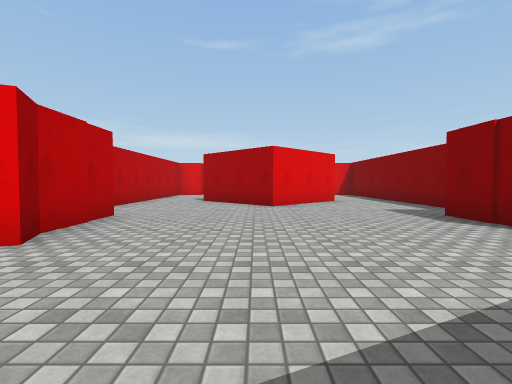
[1] (above)

19 first-person views from a walk through a Unity game level. The camera is 1.2 m above the floor, tilts 2° down and sees 85° across. The floor is counted in squares, 2 m on a side. Each view is taken from the middle of a square. On the plan, view 1 faces up. The plan holds only what a view shows up to about 9 squares ahead; the rest is blank. The place goes on beyond the plan. Surface patterns are stand-ins for the level's own textures.

[2]
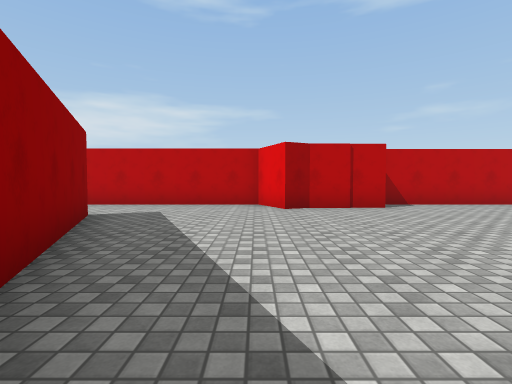

[3]
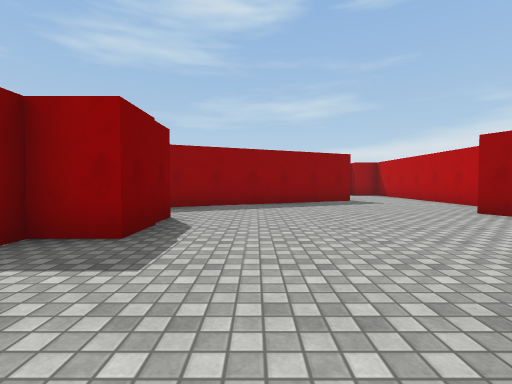

[4]
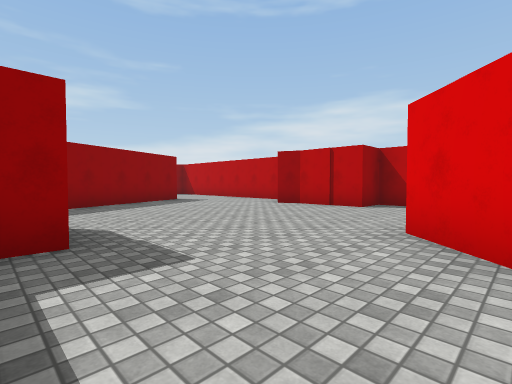

[5]
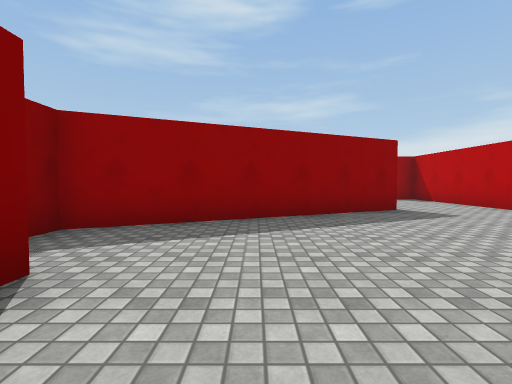

[6]
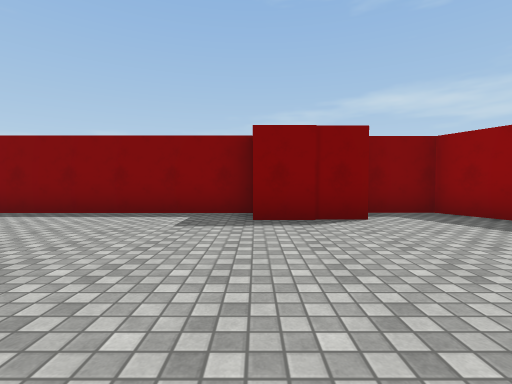

[7]
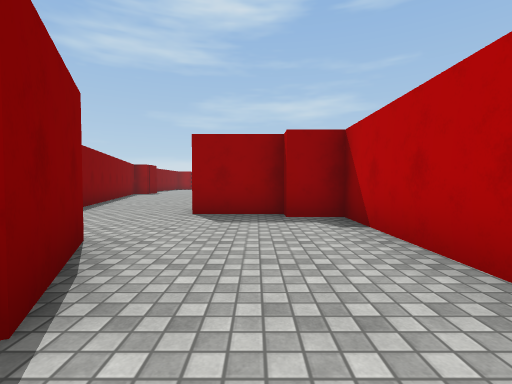

[8]
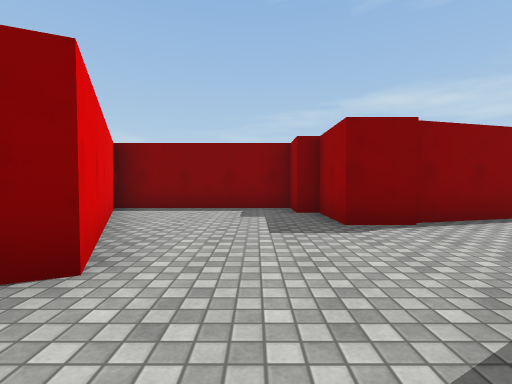

[9]
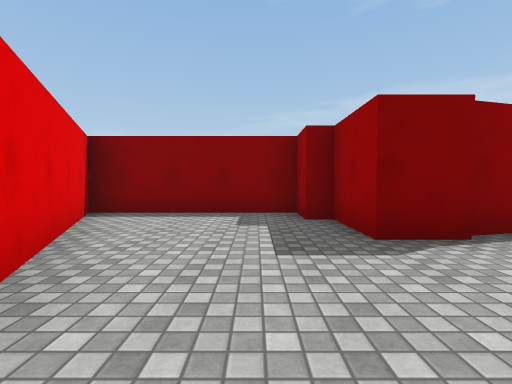

[10]
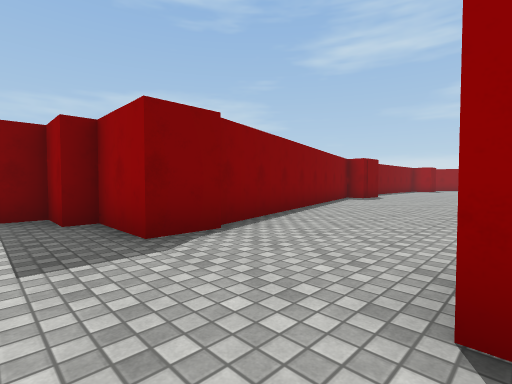

[11]
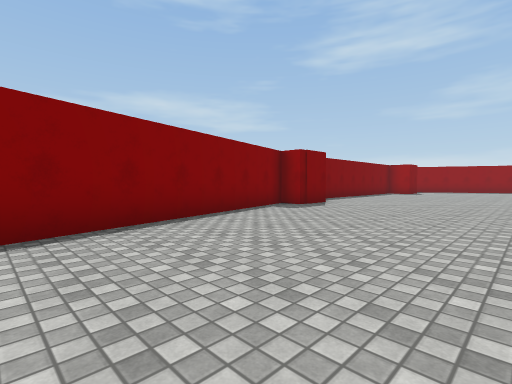

[12]
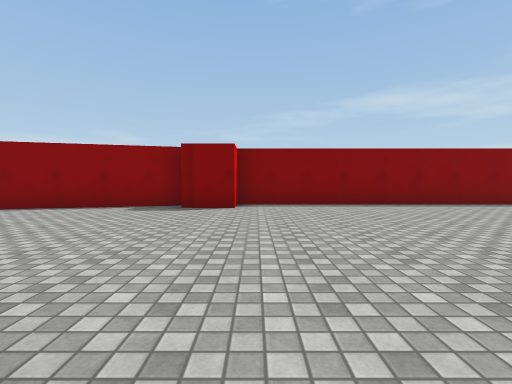

[13]
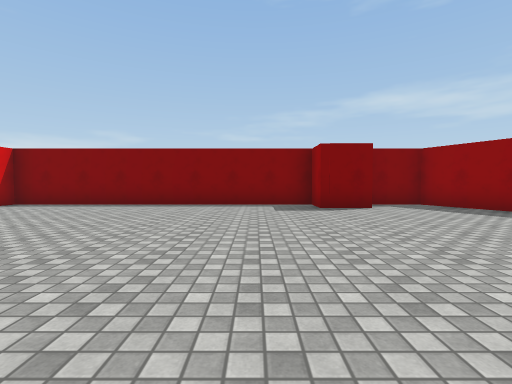

[14]
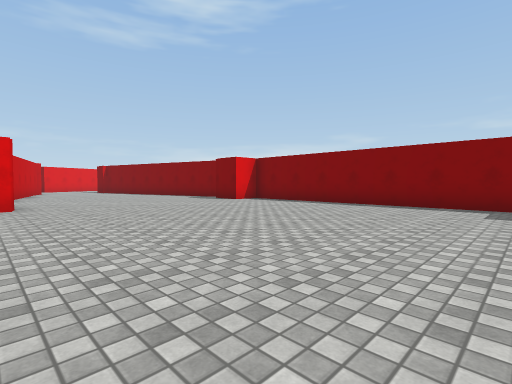

[15]
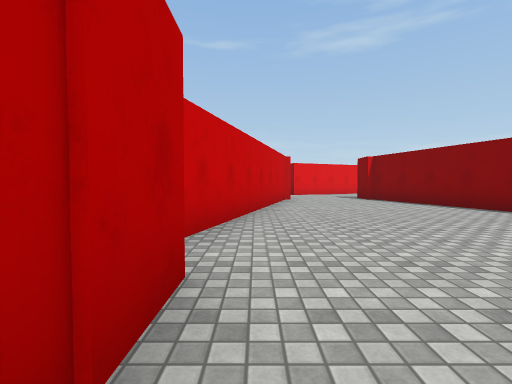

[16]
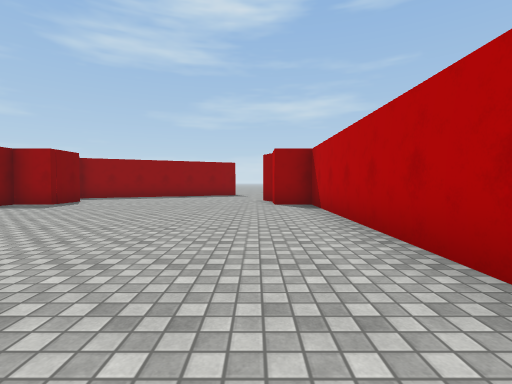

[17]
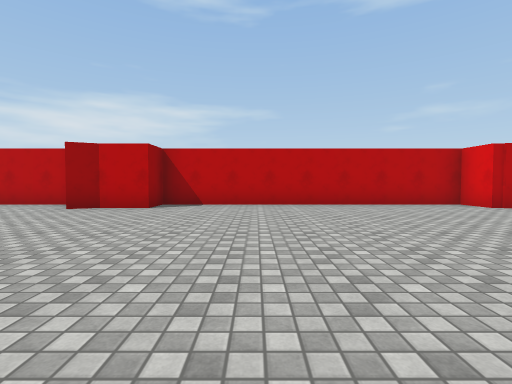

[18]
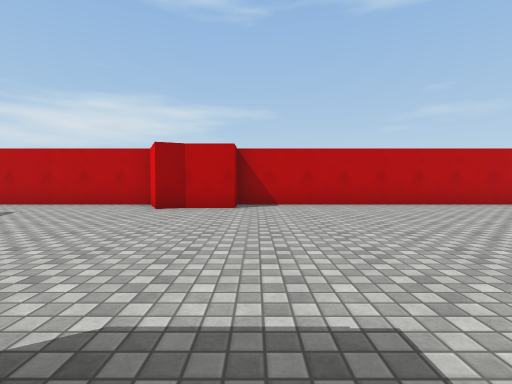

[19]
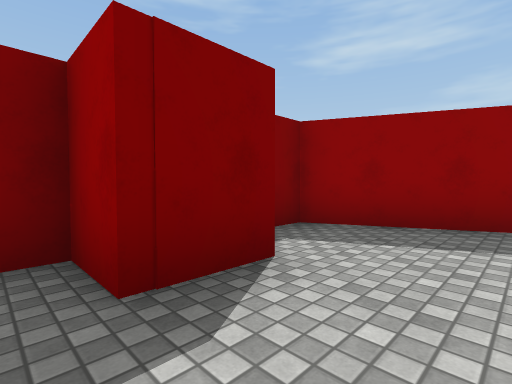

### Floor plan
Points are (right, up) in squares from view 1. A wall is a line through its corners. A room is listed if a view was taken in it or the views show most of it. See-through windows are left out.
Room 1 (views 1, 2, 3, 4, 5, 6, 7)
walls: (3.5, 3.1) (3.5, 5.1) (4.5, 5.1) (4.5, 9.5); (-1.1, -1.1) (4.5, 1.5) (4.5, 2.9); (2.5, 9) (0.4, 6.9) (-1.7, 9); (-3.5, 9) (-3.5, 5.1) (-2.5, 5.1) (-2.5, 3.2) (-2.2, 2.7) (-3.5, 2.1) (-3.5, -2.6)
ways out: opening at (-2.5, -1.5) to room 2
Room 2 (views 8, 9, 10)
walls: (1.9, -6.4) (1.9, -5.3) (3.5, -5.3) (3.5, -4.8) (4.5, -4.8) (4.5, -0.7) (-0.2, -2.9) (-1.1, -1.1); (-3.5, -2.6) (-3.5, -4.8) (-2.5, -4.8) (-2.5, -5.3) (-0.8, -5.3)
ways out: opening at (-2.5, -1.5) to room 1; opening at (0.5, -6.5) to room 3
Room 3 (views 11, 12, 13, 14, 15, 16, 17, 18, 19)
walls: (-2.5, -14.2) (-2.5, -15.5) (-3.5, -15.5) (-3.5, -23.5) (-2.5, -23.5) (-2.5, -24.7) (-2.2, -25.2) (-3.5, -25.8) (-3.5, -27.5); (4.2, -14.3) (2.1, -6.3); (3.5, -24.8) (3.5, -23.5) (4.5, -23.5) (4.5, -15.5) (3.5, -15.5) (3.5, -14.3); (2.2, -27.5) (4.5, -26.4) (4.5, -25.1); (-1.2, -7) (-2.8, -13.1)
ways out: opening at (0.5, -6.5) to room 2

Positions as (right, up) in squares from view 1, and headings:
1: (0, 0), facing up
2: (4, 2), facing left
3: (2, 8), facing down
4: (4, 8), facing down-left
5: (2, 5), facing down
6: (-1, 5), facing right
7: (-2, 0), facing down
8: (-2, -4), facing right
9: (-1, -4), facing right
10: (-1, -4), facing down-right
11: (-1, -8), facing down-right
12: (-3, -16), facing right
13: (-3, -22), facing right
14: (-3, -23), facing up-right
15: (-2, -16), facing up
16: (-2, -16), facing down
17: (4, -21), facing left
18: (4, -23), facing left
19: (2, -23), facing down-right
